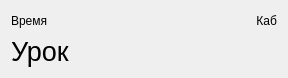
<?xml version="1.0" encoding="UTF-8"?>
<ui version="4.0">
 <class>Lesson</class>
 <widget class="QWidget" name="Lesson">
  <property name="geometry">
   <rect>
    <x>0</x>
    <y>0</y>
    <width>288</width>
    <height>78</height>
   </rect>
  </property>
  <property name="windowTitle">
   <string>Form</string>
  </property>
  <layout class="QVBoxLayout" name="verticalLayout">
   <item>
    <layout class="QHBoxLayout" name="horizontalLayout">
     <item>
      <widget class="QLabel" name="lbl_time">
       <property name="text">
        <string>Время</string>
       </property>
      </widget>
     </item>
     <item>
      <widget class="QLabel" name="lbl_cab">
       <property name="text">
        <string>Каб</string>
       </property>
       <property name="alignment">
        <set>Qt::AlignmentFlag::AlignRight|Qt::AlignmentFlag::AlignTrailing|Qt::AlignmentFlag::AlignVCenter</set>
       </property>
      </widget>
     </item>
    </layout>
   </item>
   <item>
    <widget class="QLabel" name="lbl_lesson">
     <property name="font">
      <font>
       <pointsize>20</pointsize>
      </font>
     </property>
     <property name="text">
      <string>Урок</string>
     </property>
    </widget>
   </item>
  </layout>
 </widget>
 <resources/>
 <connections/>
</ui>
